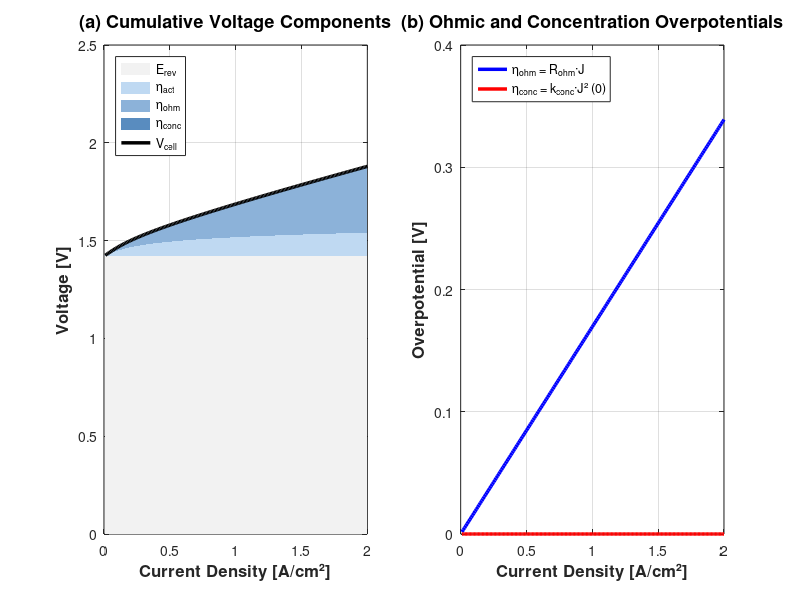

Reproduce this figure in MATLAB. (Note: this script raises an error after producing the figure.)
%% GENERATE SIMPLIFIED VOLTAGE DECOMPOSITION FIGURE (k_conc = 0)
% This script generates a 2-panel voltage decomposition figure with:
%   Subplot 1: Cumulative voltage components (E_rev, η_act, η_ohm, η_conc)
%   Subplot 4: Ohmic and concentration overpotentials
% Subplots 2 and 3 are OMITTED for clarity.

clear; clc; close all;

% ========== MODEL PARAMETERS (k_conc = 0) ==========
E_rev = 1.42;
alpha = 0.449003;
j0 = 5.427630e-02;
R_ohm = 0.169489;
k_conc = 0;
n_e = 2;
R = 8.314;
F = 96485;
T = 348.15;  % 75°C

% ========== MODEL FUNCTION ==========
model = @(j) E_rev + ...
    (R * T / (alpha * n_e * F)) * asinh(j / (2 * j0)) + ...
    R_ohm * j + k_conc * j.^2;

% ========== CURRENT DENSITY RANGE ==========
j_plot = linspace(0.01, 2.0, 200);
V_cell = model(j_plot);

% ========== COMPUTE COMPONENTS ==========
E_rev_T = E_rev * ones(size(j_plot));
eta_act = (R * T / (alpha * n_e * F)) * asinh(j_plot / (2 * j0));
eta_ohm = R_ohm * j_plot;
eta_conc = k_conc * j_plot.^2;  % ZERO

% ========== DISPLAY VERIFICATION ==========
idx_1A = find(j_plot >= 1.0, 1, 'first');
E_rev_1A = E_rev;
eta_act_1A = (R * T / (alpha * n_e * F)) * asinh(j_plot(idx_1A) / (2 * j0));
eta_ohm_1A = R_ohm * j_plot(idx_1A);
eta_conc_1A = 0;
V_cell_1A = E_rev_1A + eta_act_1A + eta_ohm_1A + eta_conc_1A;

fprintf('\n========================================\n');
fprintf('VOLTAGE DECOMPOSITION AT J = 1.0 A/cm²\n');
fprintf('========================================\n');
fprintf('  E_rev     = %.4f V (%.1f%%)\n', E_rev_1A, E_rev_1A/V_cell_1A*100);
fprintf('  η_act     = %.4f V (%.1f%%)\n', eta_act_1A, eta_act_1A/V_cell_1A*100);
fprintf('  η_ohm     = %.4f V (%.1f%%)\n', eta_ohm_1A, eta_ohm_1A/V_cell_1A*100);
fprintf('  η_conc    = %.4f V (%.1f%%)\n', eta_conc_1A, eta_conc_1A/V_cell_1A*100);
fprintf('  V_cell    = %.4f V\n', V_cell_1A);

% ========== CREATE 2-PANEL FIGURE ==========
fig = figure('Position', [100, 100, 1000, 500], 'Color', 'white');

% ----- Subplot 1: Cumulative components (full width, left) -----
subplot(1, 2, 1);
hold on; box on; grid on;

% Stacked area plot
fill([j_plot, fliplr(j_plot)], [E_rev_T, zeros(size(E_rev_T))], ...
    [0.95, 0.95, 0.95], 'EdgeColor', 'none');
fill([j_plot, fliplr(j_plot)], [E_rev_T + eta_act, fliplr(E_rev_T)], ...
    [0.75, 0.85, 0.95], 'EdgeColor', 'none');
fill([j_plot, fliplr(j_plot)], [E_rev_T + eta_act + eta_ohm, fliplr(E_rev_T + eta_act)], ...
    [0.55, 0.70, 0.85], 'EdgeColor', 'none');
fill([j_plot, fliplr(j_plot)], [V_cell, fliplr(E_rev_T + eta_act + eta_ohm)], ...
    [0.35, 0.55, 0.75], 'EdgeColor', 'none');

% Total voltage line
plot(j_plot, V_cell, 'k-', 'LineWidth', 2.5);

xlabel('Current Density [A/cm²]', 'FontSize', 12, 'FontWeight', 'bold');
ylabel('Voltage [V]', 'FontSize', 12, 'FontWeight', 'bold');
title('(a) Cumulative Voltage Components', 'FontSize', 13, 'FontWeight', 'bold');
legend('E_{rev}', 'η_{act}', 'η_{ohm}', 'η_{conc}', 'V_{cell}', ...
    'Location', 'northwest', 'FontSize', 9);
xlim([0, 2.0]);
ylim([0, 2.5]);

% ----- Subplot 4: Ohmic and Concentration (right) -----
subplot(1, 2, 2);
hold on; box on; grid on;
plot(j_plot, eta_ohm, 'b-', 'LineWidth', 2.5, 'DisplayName', 'η_{ohm} = R_{ohm}·J');
plot(j_plot, eta_conc, 'r-', 'LineWidth', 2.5, 'DisplayName', 'η_{conc} = k_{conc}·J² (0)');
xlabel('Current Density [A/cm²]', 'FontSize', 12, 'FontWeight', 'bold');
ylabel('Overpotential [V]', 'FontSize', 12, 'FontWeight', 'bold');
title('(b) Ohmic and Concentration Overpotentials', 'FontSize', 13, 'FontWeight', 'bold');
legend('Location', 'northwest', 'FontSize', 9);
xlim([0, 2.0]);
ylim([0, 0.4]);

% ----- Main Title -----
sgtitle('Physics-Based Voltage Decomposition (k_{conc} = 0)', ...
    'FontSize', 15, 'FontWeight', 'bold');

% ----- Save -----
drawnow;
saveas(fig, 'Physics_Based_Voltage_Decomposition_Simplified.jpg');
fprintf('\n✅ Figure saved: Physics_Based_Voltage_Decomposition_Simplified.jpg\n');
